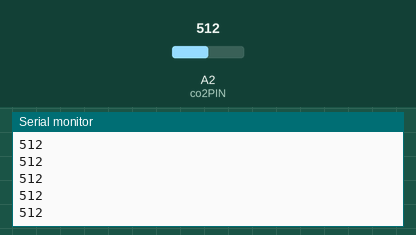
Recording of a sketch running on a simulated Arduino Uno, built with avr-gcc and run on an emulated ATmega328P. Parts: the last lines printed to the serial monitor. The test bench sets the inputs (shaded band); at power-on: A2 (co2PIN) = 512.

Above: at 1.2 s.
1.3 s: A2 (co2PIN) set to 716
At 1.9 s:
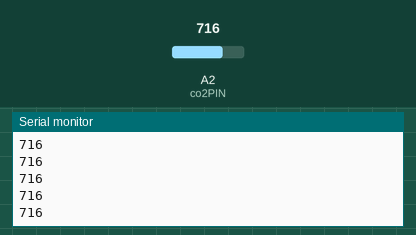
2.8 s: A2 (co2PIN) set to 900
At 3.9 s:
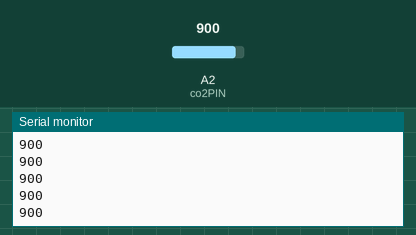
Timing chart, 0 to 5.8 s (numbered marks = the images above; inputs shaded):
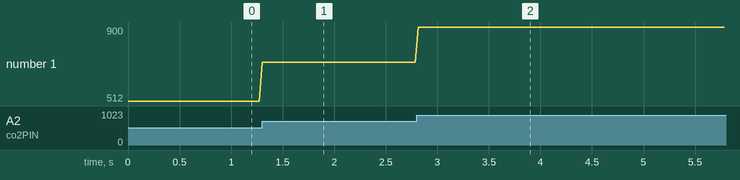

Measured:
- after the input at 1.3 s, the serial monitor: prints a new line at once (image 1)
- after the input at 2.8 s, the serial monitor: prints a new line at once (image 2)
- plotted number 1: 512 → 716 after the input at 1.3 s, 716 → 900 after the input at 2.8 s

The sketch:

co2ard.ino
```cpp
#define co2PIN A2


void setup()
{
  Serial.begin(9600);
}
void loop()
{  Serial.println(analogRead(co2PIN));
   delay(30);
}
```
